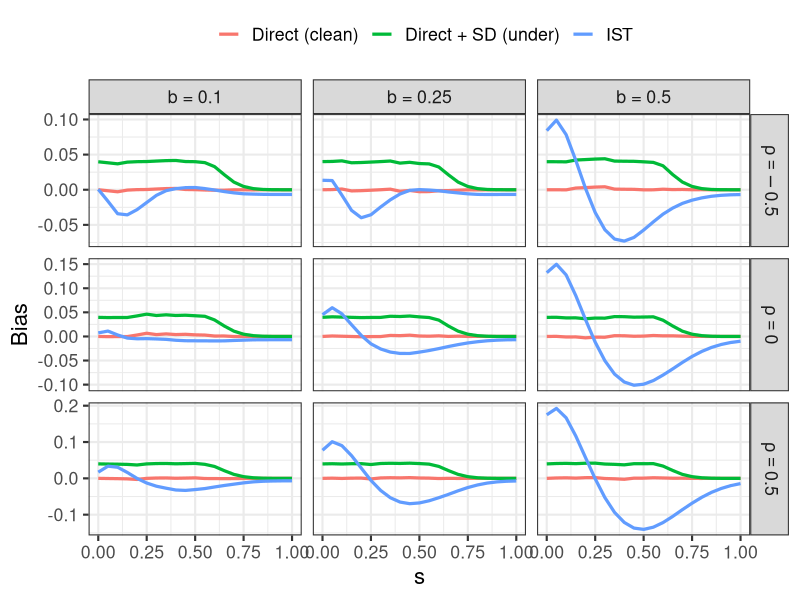
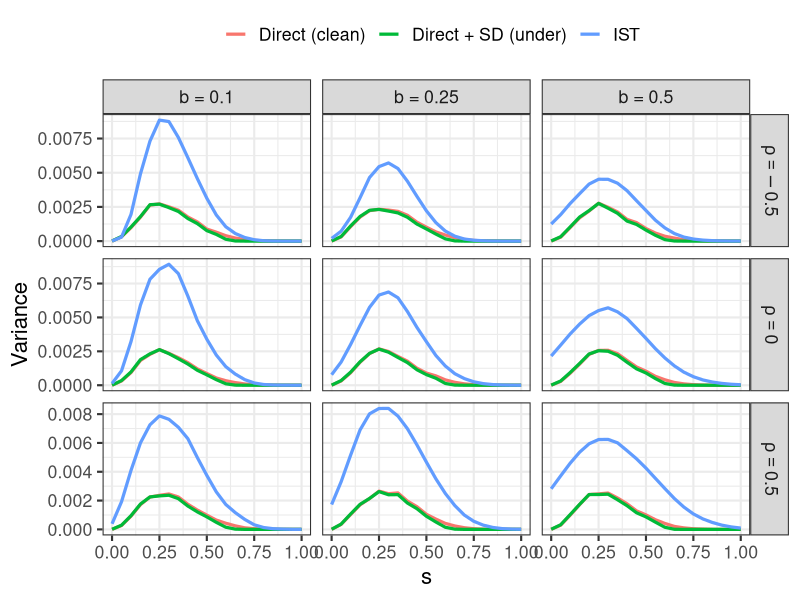
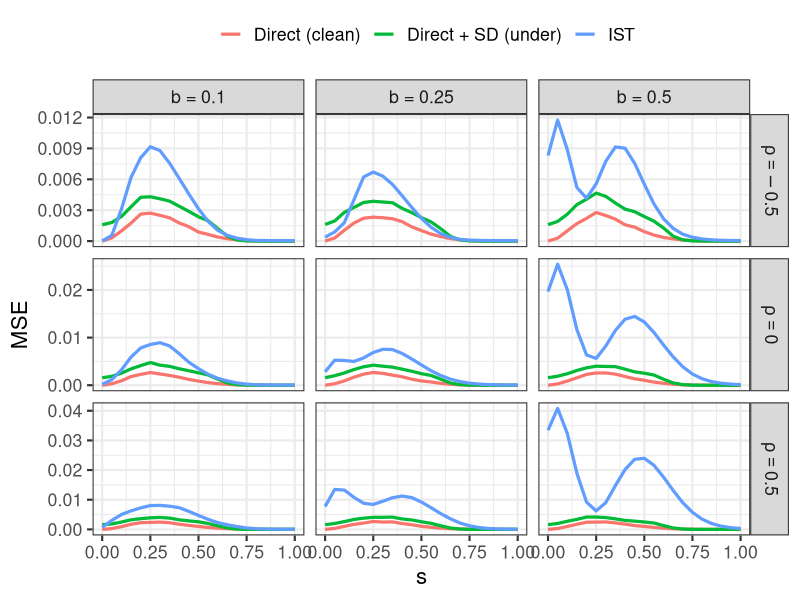
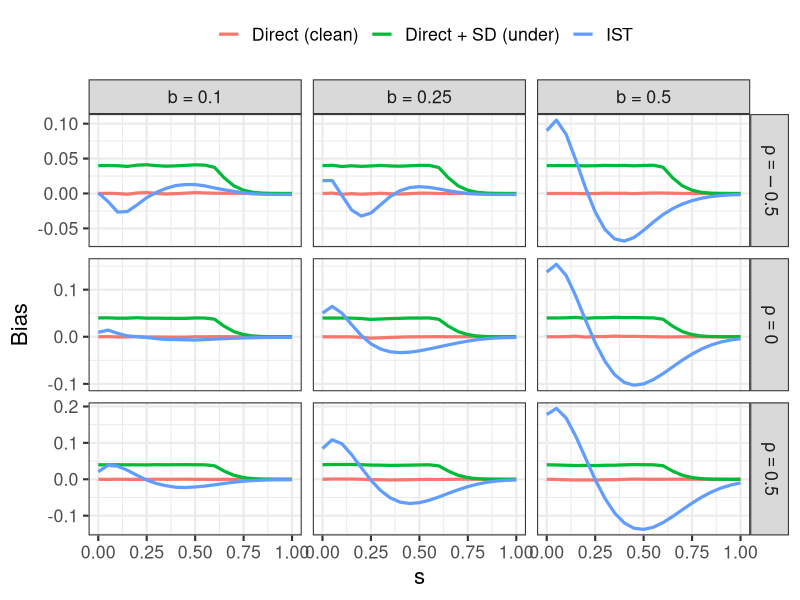
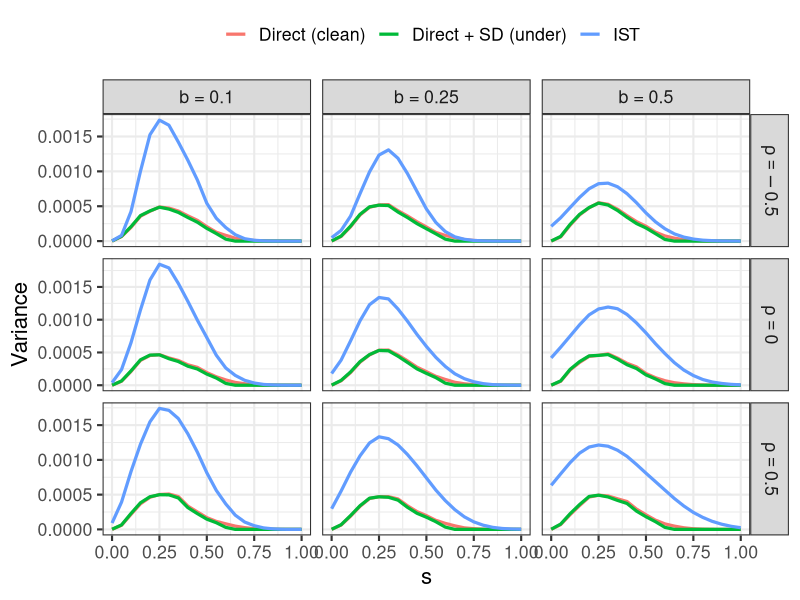
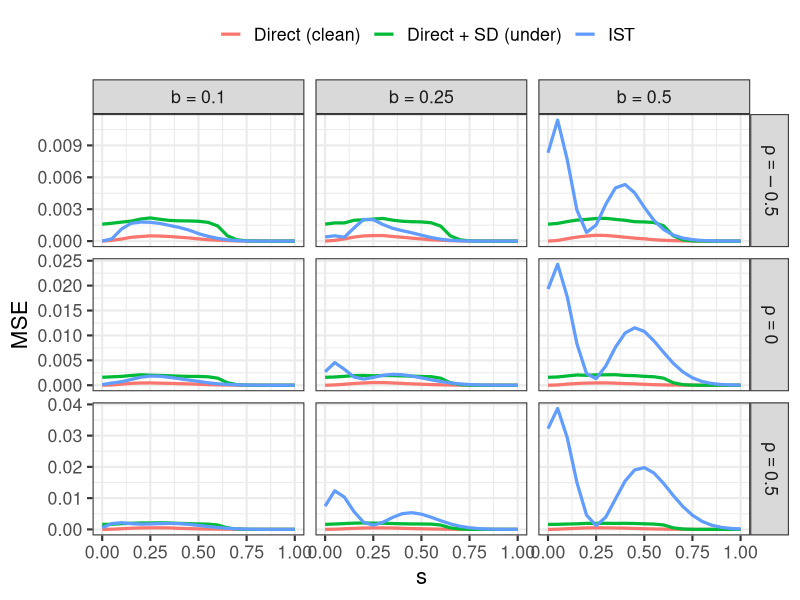
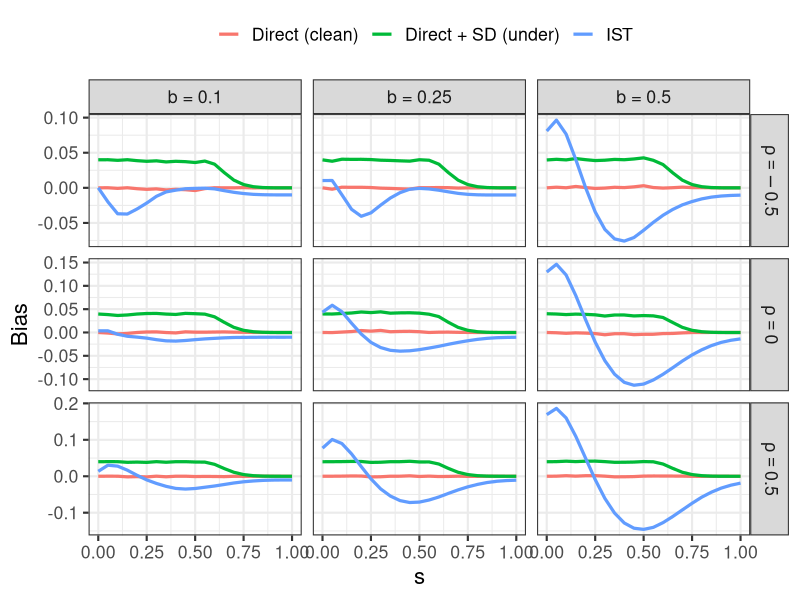
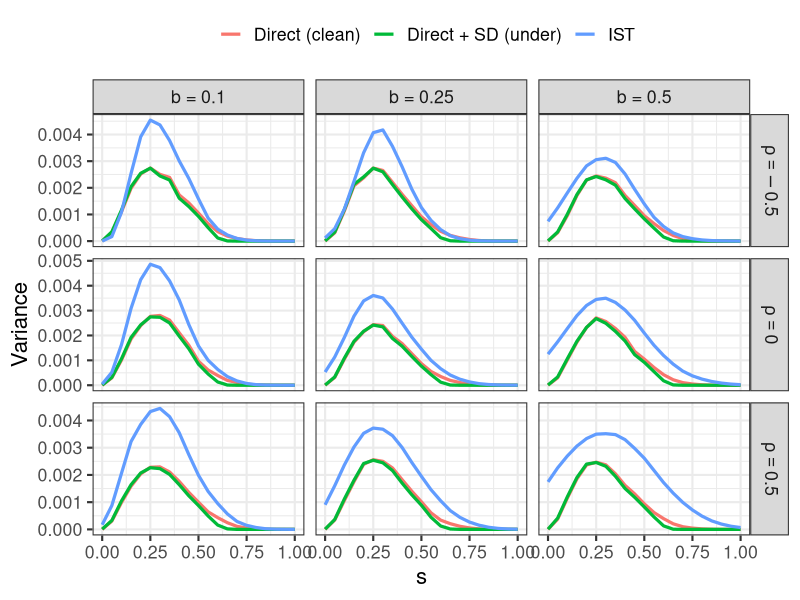

Here is the R script that generated these plots, in order: (Note: this script raises an error after producing the figures.)
## ---- chunk 1
library(readr)
library(ggplot2)


# S - Beta C - uniform
plot_data_beta_unif <- read.csv("IST_ALL_plot_data_CUNIFORM_SBeta_rho_n_baseS_withSD.csv")

# S - Gamma C - Gamma
plot_data_gamma_gamma <- read.csv("IST_ALL_plot_data_CGAMMA_SGAMMA_rho_n_baseS_withSD.csv")

# S - Normal C - Beta
plot_data_norm_beta <- read.csv("IST_ALL_plot_data_Snorm_Cbeta_rho_n_baseS_withSD.csv")



## ---- chunk 2




plot_data_beta_unif$n <- factor(
  plot_data_beta_unif$n,
  levels = c(100, 500),
  labels = c("n = 100", "n = 500")
)

plot_data_beta_unif$rho <- factor(
  plot_data_beta_unif$rho,
  levels = c(-0.5, 0, 0.5),
  labels = c("rho == -0.5", "rho == 0", "rho == 0.5")
)

plot_data_beta_unif$p1 <- factor(
  plot_data_beta_unif$p1,
  levels = c(0.25, 0.5, 0.75)
)

plot_data_beta_unif$maxc <- factor(
  plot_data_beta_unif$maxc,
  levels = c(0.1, 0.25, 0.5)
)

plot_data_beta_unif$C_label <- factor(
  paste0("b = ", plot_data_beta_unif$maxc)
)

# legend labels
plot_data_beta_unif$estimator <- factor(
  plot_data_beta_unif$estimator,
  levels = c("dir", "dir_sd", "hat"),
  labels = c("Direct (clean)", "Direct + SD (under)", "IST")
)

LINE_W <- 1.1

for (pp in levels(plot_data_beta_unif$p1)) {
  for (nn in levels(plot_data_beta_unif$n)) {

    pd <- subset(plot_data_beta_unif, p1 == pp & n == nn)

    # Bias
    bias_plot <- ggplot(pd, aes(x = s, y = bias, color = estimator)) +
      geom_line(linewidth = LINE_W) +
      facet_grid(rho ~ C_label, scales = "free_y", labeller = labeller(rho = label_parsed)) +
      theme_bw(base_size = 16) +
      theme(
        legend.position = "top"
      ) +
      labs(
        x = "s",
        y = "Bias",
        color = ""
      )

    print(bias_plot)
    ggsave(paste0("IST_Bias_CUNIFORM_SBeta_p1_", pp, "_", gsub(" = ", "", nn), "_withSD.png"),plot = bias_plot, width = 14, height = 10, dpi = 300)

    # Variance
    var_plot <- ggplot(pd, aes(x = s, y = var, color = estimator)) +
      geom_line(linewidth = LINE_W) +
      facet_grid(rho ~ C_label, scales = "free_y", labeller = labeller(rho = label_parsed)) +
      theme_bw(base_size = 16) +
      theme(
        legend.position = "top"
      ) +
      labs(
        x = "s",
        y = "Variance",
        color = ""
      )

    print(var_plot)
   ggsave(paste0("IST_Variance_CUNIFORM_SBeta_p1_", pp, "_", gsub(" = ", "", nn), "_withSD.png"),plot = var_plot, width = 14, height = 10, dpi = 300)

    # MSE
    mse_plot <- ggplot(pd, aes(x = s, y = mse, color = estimator)) +
      geom_line(linewidth = LINE_W) +
      facet_grid(rho ~ C_label, scales = "free_y", labeller = labeller(rho = label_parsed)) +
      theme_bw(base_size = 16) +
      theme(
        legend.position = "top"
      ) +
      labs(
        x = "s",
        y = "MSE",
        color = ""
      )

    print(mse_plot)
    ggsave(paste0("IST_MSE_CUNIFORM_SBeta_p1_", pp, "_", gsub(" = ", "", nn), "_withSD.png"),plot = mse_plot, width = 14, height = 10, dpi = 300)
    }}

## ---- chunk 3

# factor formatting
plot_data_gamma_gamma$n <- factor(
  plot_data_gamma_gamma$n,
  levels = c(100, 500),
  labels = c("n = 100", "n = 500")
)

plot_data_gamma_gamma$rho <- factor(
  plot_data_gamma_gamma$rho,
  levels = c(-0.5, 0, 0.5),
  labels = c("rho==-0.5", "rho==0", "rho==0.5")
)

plot_data_gamma_gamma$p1 <- factor(
  plot_data_gamma_gamma$p1,
  levels = c(0.25, 0.5, 0.75)
)

plot_data_gamma_gamma$ratec <- factor(
  plot_data_gamma_gamma$ratec,
  levels = c(16, 8, 4, 2)
)

plot_data_gamma_gamma$C_label <- factor(
  paste0("beta== ", plot_data_gamma_gamma$ratec),
  levels = c("beta== 16", "beta== 8", "beta== 4", "beta== 2")
)

plot_data_gamma_gamma$estimator <- factor(
  plot_data_gamma_gamma$estimator,
  levels = c("dir", "dir_sd", "hat"),
  labels = c("Direct (clean)", "Direct + SD (under)", "IST")
)

line_w <- 1.1

for (p in levels(plot_data_gamma_gamma$p1)) {
  for (nn in levels(plot_data_gamma_gamma$n)) {

    dfp <- subset(plot_data_gamma_gamma, p1 == p & n == nn)

    # BIAS
    bias_plot <- ggplot(dfp, aes(x = s, y = bias, color = estimator)) +
      geom_line(linewidth = line_w) +
      facet_grid(rho ~ C_label, scales = "free_y", labeller = label_parsed) +
      theme_bw(base_size = 16) +
      theme(
        panel.spacing = grid::unit(0.8, "lines"),
        strip.text = element_text(size = 12),
        legend.position = "top"
      ) +
      labs(
        x = "s",
        y = "Bias",
        color = ""
      )

    print(bias_plot)
    
    ggsave(filename = paste0("IST_Bias_CGAMMA_SGAMMA_p", p, "_", gsub(" = ", "", nn), "_baseS_withSD.png"),plot = bias_plot, width = 18, height = 10, dpi = 300)

    # VARIANCE
    var_plot <- ggplot(dfp, aes(x = s, y = var, color = estimator)) +
      geom_line(linewidth = line_w) +
      facet_grid(rho ~ C_label, scales = "free_y", labeller = label_parsed) +
      theme_bw(base_size = 16) +
      theme(
        panel.spacing = grid::unit(0.8, "lines"),
        strip.text = element_text(size = 12),
        legend.position = "top"
      ) +
      labs(
        x = "s",
        y = "Variance",
        color = ""
      )

    print(var_plot)

    ggsave(filename = paste0("IST_Variance_CGAMMA_SGAMMA_p", p, "_", gsub(" = ", "", nn), "_baseS_withSD.png"),      plot = var_plot, width = 18, height = 10, dpi = 300)

    # MSE
    mse_plot <- ggplot(dfp, aes(x = s, y = mse, color = estimator)) +
      geom_line(linewidth = line_w) +
      facet_grid(rho ~ C_label, scales = "free_y", labeller = label_parsed) +
      theme_bw(base_size = 16) +
      theme(
        panel.spacing = grid::unit(0.8, "lines"),
        strip.text = element_text(size = 12),
        legend.position = "top"
      ) +
      labs(
        x = "s",
        y = "MSE",
        color = ""
      )

    print(mse_plot)

    ggsave(filename = paste0("IST_MSE_CGAMMA_SGAMMA_p", p, "_", gsub(" = ", "", nn), "_baseS_withSD.png"),plot = mse_plot, width = 18, height = 10, dpi = 300)
  }
}

## ---- chunk 4



plot_data_norm_beta$n <- factor(
  plot_data_norm_beta$n,
  levels = c(100, 500),
  labels = c("n = 100", "n = 500")
)

plot_data_norm_beta$rho <- factor(
  plot_data_norm_beta$rho,
  levels = c(-0.5, 0, 0.5),
  labels = c("rho == -0.5", "rho == 0", "rho == 0.5")
)

plot_data_norm_beta$p1 <- factor(
  plot_data_norm_beta$p1,
  levels = c(0.25, 0.5, 0.75)
)

plot_data_norm_beta$a <- factor(
  plot_data_norm_beta$a,
  levels = c(20, 10, 3, 0.5)
)

plot_data_norm_beta$C_label <- factor(
  paste0("a = ", plot_data_norm_beta$a),
  levels = c("a = 20", "a = 10", "a = 3", "a = 0.5")
)

# rename legend labels
plot_data_norm_beta$estimator <- factor(
  plot_data_norm_beta$estimator,
  levels = c("dir", "dir_sd", "hat"),
  labels = c("Direct (clean)", "Direct (+SD bias)", "IST")
)

lw <- 1.1

for (p in levels(plot_data_norm_beta$p1)) {
  for (nn in levels(plot_data_norm_beta$n)) {

    dfp <- subset(plot_data_norm_beta, p1 == p & n == nn)

    # BIAS
    bias_plot <- ggplot(dfp, aes(x = s, y = bias, color = estimator)) +
      geom_line(linewidth = lw) +
      facet_grid(rho ~ C_label, scales = "free_y", labeller = labeller(rho = label_parsed)) +
      theme_bw(base_size = 16) +
      theme(
        panel.spacing = grid::unit(0.8, "lines"),
        strip.text = element_text(size = 12),
        legend.position = "top"
      ) +
      labs(
        x = "s",
        y = "Bias",
        color = ""
      )

    print(bias_plot)

    ggsave(
      filename = paste0("IST_Bias_Snorm_Cbeta_p", p, "_", gsub(" = ", "", nn), "_baseS_3curves.png"),
      plot = bias_plot, width = 18, height = 10, dpi = 300
    )

    # VARIANCE
    var_plot <- ggplot(dfp, aes(x = s, y = var, color = estimator)) +
      geom_line(linewidth = lw) +
      facet_grid(rho ~ C_label, scales = "free_y", labeller = labeller(rho = label_parsed)) +
      theme_bw(base_size = 16) +
      theme(
        panel.spacing = grid::unit(0.8, "lines"),
        strip.text = element_text(size = 12),
        legend.position = "top"
      ) +
      labs(
        x = "s",
        y = "Variance",
        color = ""
      )

    print(var_plot)

    ggsave(
      filename = paste0("IST_Variance_Snorm_Cbeta_p", p, "_", gsub(" = ", "", nn), "_baseS_3curves.png"),
      plot = var_plot, width = 18, height = 10, dpi = 300
    )

    # MSE
    mse_plot <- ggplot(dfp, aes(x = s, y = mse, color = estimator)) +
      geom_line(linewidth = lw) +
      facet_grid(rho ~ C_label, scales = "free_y", labeller = labeller(rho = label_parsed)) +
      theme_bw(base_size = 16) +
      theme(
        panel.spacing = grid::unit(0.8, "lines"),
        strip.text = element_text(size = 12),
        legend.position = "top"
      ) +
      labs(
        x = "s",
        y = "MSE",
        color = ""
      )

    print(mse_plot)

    ggsave(
      filename = paste0("IST_MSE_Snorm_Cbeta_p", p, "_", gsub(" = ", "", nn), "_baseS_3curves.png"),
      plot = mse_plot, width = 18, height = 10, dpi = 300
    )
  }
}
